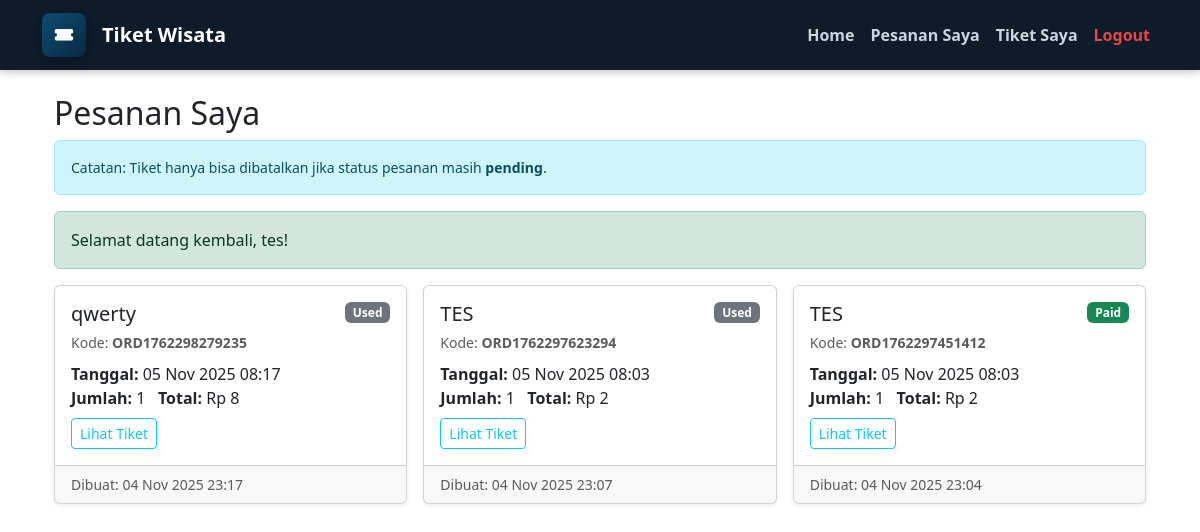
Screenshot of /index.php?page=orders (signed in) with the database file from the repository.
### tables this page shows
CREATE TABLE `tiket_wisata_orders` (
  `order_id` int(11) NOT NULL,
  `order_code` varchar(50) DEFAULT NULL,
  `user_id` int(11) DEFAULT NULL,
  `event_id` int(11) DEFAULT NULL,
  `qty` int(11) DEFAULT NULL,
  `total` decimal(12,2) DEFAULT NULL,
  `status` enum('pending','paid','cancelled','used') DEFAULT 'pending',
  `created_at` timestamp NOT NULL DEFAULT current_timestamp()
);

CREATE TABLE `tiket_wisata_events` (
  `event_id` int(11) NOT NULL,
  `title` varchar(200) NOT NULL,
  `slug` varchar(250) DEFAULT NULL,
  `venue_id` int(11) DEFAULT NULL,
  `description` text DEFAULT NULL,
  `date_start` datetime DEFAULT NULL,
  `date_end` datetime DEFAULT NULL,
  `price` decimal(10,2) DEFAULT NULL,
  `capacity` int(11) DEFAULT NULL,
  `image` varchar(255) DEFAULT NULL,
  `created_at` timestamp NOT NULL DEFAULT current_timestamp()
);

### controllers/OrderController.php (called while the page is built, shortened)
<?php
class OrderController
{
    private $pdo;
    public function __construct($pdo)
    {
        $this->pdo = $pdo;
    }
    public function listUserOrders()
    {
        $stmt = $this->pdo->prepare("
            SELECT o.*, e.title, e.date_start, e.price
            FROM tiket_wisata_orders o
            JOIN tiket_wisata_events e ON o.event_id = e.event_id
            WHERE o.user_id = ?
            ORDER BY o.created_at DESC
        ");
        $stmt->execute([$_SESSION['user_id']]);
        $orders = $stmt->fetchAll();
        require "views/user/orders.php";
    }
}

### functions.php (called while the page is built, shortened)
<?php
function e($string)
{
    return htmlspecialchars($string, ENT_QUOTES, 'UTF-8');
}

### views/user/orders.php (the view, shortened to what this page needs)
<?php require "views/layouts/header.php"; ?>
<?php
$orders = $orders ?? [];
?>
<div class="container mt-4">
    <h2>Pesanan Saya</h2>
    <div class="alert alert-info small">
        Catatan: Tiket hanya bisa dibatalkan jika status pesanan masih <strong>pending</strong>.
    </div>
    <?php if (!empty($_SESSION['success'])): ?>
    <div class="alert alert-success">
        <?= e($_SESSION['success']);
        unset($_SESSION['success']); ?>
    </div>
<?php endif; ?>
<?php if (empty($orders)): ?>
    <div class="alert alert-info">Belum ada pesanan.</div>
<?php else: ?>
    <div class="row g-3">
        <?php foreach ($orders as $o):
            $status = $o['status'] ?? 'pending';
            $badge = $status === 'paid' ? 'success' : ($status === 'used' ? 'secondary' : ($status === 'cancelled' ? 'danger' : 'warning'));
        ?>
            <div class="col-12 col-md-6 col-lg-4">
                <div class="card h-100 shadow-sm">
                    <div class="card-body d-flex flex-column">
                        <div class="d-flex justify-content-between align-items-start mb-2">
                            <div>
                                <h5 class="card-title mb-1"><?= e($o['title'] ?? '-') ?></h5>
                                <small class="text-muted">Kode: <strong><?= e($o['order_code'] ?? '') ?></strong></small>
                            </div>
                            <span class="badge bg-<?= $badge ?>"><?= e(ucfirst($status)) ?></span>
                        </div>
                        <p class="card-text mb-2">
                            <strong>Tanggal:</strong>
                            <?= !empty($o['date_start']) ? date("d M Y H:i", strtotime($o['date_start'])) : '-' ?><br>
                            <strong>Jumlah:</strong> <?= (int)($o['qty'] ?? 0) ?> &nbsp;
                            <strong>Total:</strong> Rp <?= number_format((float)($o['total'] ?? 0), 0, ',', '.') ?>
                        </p>
                        <div class="mt-auto d-flex gap-2">
                            <a href="index.php?page=tickets" class="btn btn-sm btn-outline-info">Lihat Tiket</a>
                        </div>
                    </div>
                    <?php if (!empty($o['created_at'])): ?>
                        <div class="card-footer text-muted small">
                            Dibuat: <?= date("d M Y H:i", strtotime($o['created_at'])) ?>
                        </div>
                    <?php endif; ?>
                </div>
            </div>
        <?php endforeach; ?>
    </div>
<?php endif; ?>
</div>
<?php require "views/layouts/footer.php"; ?>

### views/layouts/header.php (style rules this page uses)
:root { --sidebar-bg: #0d1b2a; --sidebar-accent: #0f4c75; --sidebar-text: #cbd5e1; --content-bg: #f4f6f9; }

### rows the page displays
tiket_wisata_orders: event.title "qwerty", order_code "ORD1762298279235", status "Used", event.date_start "05 Nov 2025 08:17", qty "1", total "8", created_at "04 Nov 2025 23:17"
tiket_wisata_orders: event.title "TES", order_code "ORD1762297623294", status "Used", event.date_start "05 Nov 2025 08:03", qty "1", total "2", created_at "04 Nov 2025 23:07"
tiket_wisata_orders: event.title "TES", order_code "ORD1762297451412", status "Paid", event.date_start "05 Nov 2025 08:03", qty "1", total "2", created_at "04 Nov 2025 23:04"

### other values shown
$_SESSION['success'] "Selamat datang kembali, tes!"
